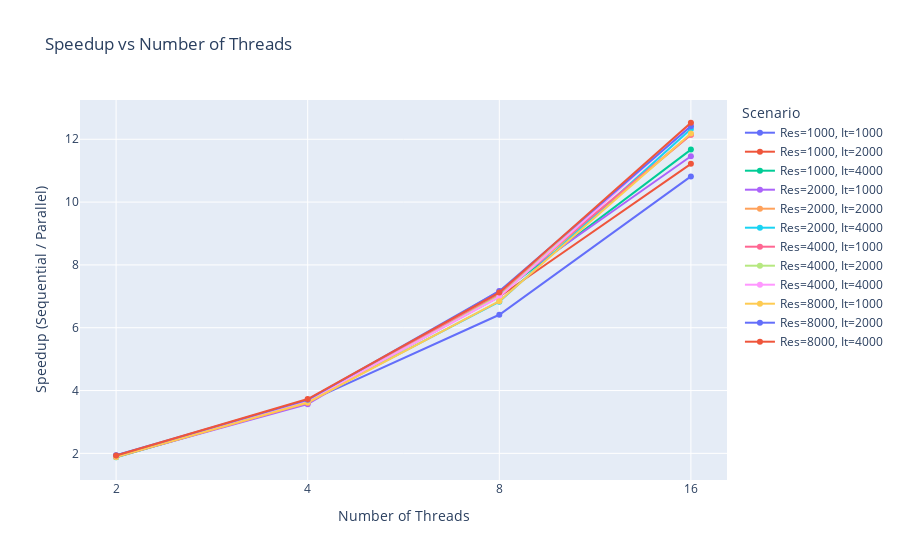

Here is the notebook cell this chart was saved with:
### Code cell
# 1. Reset the index to have 'Resolution' and 'Iterations' as columns
df_temp = combined_results.reset_index()
# 2. Identify speedup columns
speedup_cols = [col for col in list(df_temp.columns) if type(col) == str and 'threads (speedup)' in col]
# 3. Melt the DataFrame to long format for speedup data
df_melted = df_temp.melt(
    id_vars=['Resolution', 'Iterations'],
    value_vars=speedup_cols,
    var_name='Threads',
    value_name='Speedup'
)

# 4. Extract thread count from the 'Threads' column
df_melted['Thread Count'] = df_melted['Threads'].str.extract(r'(\d+)').astype(int)

# 5. Create a 'Scenario' column combining Resolution and Iterations
df_melted['Scenario'] = 'Res=' + df_melted['Resolution'].astype(str) + ', It=' + df_melted['Iterations'].astype(str)

# 6. Plot using Plotly Express
fig = px.line(
    df_melted,
    x='Thread Count',
    y='Speedup',
    color='Scenario',
    markers=True,
    title='Speedup vs Number of Threads',
    labels={
        'Thread Count': 'Number of Threads',
        'Speedup': 'Speedup (Sequential / Parallel)',
        'Scenario': 'Scenario (Resolution & Iterations)'
    }
)

# 7. Enhance the layout for better readability
fig.update_layout(
    xaxis=dict(
		type='category',  # Treat x-axis as categorical
        title='Number of Threads'),
    yaxis=dict(title='Speedup (Sequential / Parallel)'),
    legend_title_text='Scenario'
)

# 8. Display the plot
fig.show()

### Figure 1 — Plotly figure (JSON) as saved in the notebook; plotly's stock layout.template omitted (floating-point values rounded to 4 significant figures)
{"data": [{"hovertemplate": "Scenario (Resolution & Iterations)=Res=1000, It=1000<br>Number of Threads=%{x}<br>Speedup (Sequential / Parallel)=%{y}<extra></extra>", "legendgroup": "Res=1000, It=1000", "line": {"color": "#636efa", "dash": "solid"}, "marker": {"symbol": "circle"}, "mode": "lines+markers", "name": "Res=1000, It=1000", "orientation": "v", "showlegend": true, "type": "scatter", "x": [2, 4, 8, 16], "xaxis": "x", "y": [1.929, 3.648, 6.412, 10.82], "yaxis": "y"}, {"hovertemplate": "Scenario (Resolution & Iterations)=Res=1000, It=2000<br>Number of Threads=%{x}<br>Speedup (Sequential / Parallel)=%{y}<extra></extra>", "legendgroup": "Res=1000, It=2000", "line": {"color": "#EF553B", "dash": "solid"}, "marker": {"symbol": "circle"}, "mode": "lines+markers", "name": "Res=1000, It=2000", "orientation": "v", "showlegend": true, "type": "scatter", "x": [2, 4, 8, 16], "xaxis": "x", "y": [1.896, 3.687, 6.986, 11.22], "yaxis": "y"}, {"hovertemplate": "Scenario (Resolution & Iterations)=Res=1000, It=4000<br>Number of Threads=%{x}<br>Speedup (Sequential / Parallel)=%{y}<extra></extra>", "legendgroup": "Res=1000, It=4000", "line": {"color": "#00cc96", "dash": "solid"}, "marker": {"symbol": "circle"}, "mode": "lines+markers", "name": "Res=1000, It=4000", "orientation": "v", "showlegend": true, "type": "scatter", "x": [2, 4, 8, 16], "xaxis": "x", "y": [1.876, 3.628, 7.074, 11.67], "yaxis": "y"}, {"hovertemplate": "Scenario (Resolution & Iterations)=Res=2000, It=1000<br>Number of Threads=%{x}<br>Speedup (Sequential / Parallel)=%{y}<extra></extra>", "legendgroup": "Res=2000, It=1000", "line": {"color": "#ab63fa", "dash": "solid"}, "marker": {"symbol": "circle"}, "mode": "lines+markers", "name": "Res=2000, It=1000", "orientation": "v", "showlegend": true, "type": "scatter", "x": [2, 4, 8, 16], "xaxis": "x", "y": [1.891, 3.566, 7.171, 11.46], "yaxis": "y"}, {"hovertemplate": "Scenario (Resolution & Iterations)=Res=2000, It=2000<br>Number of Threads=%{x}<br>Speedup (Sequential / Parallel)=%{y}<extra></extra>", "legendgroup": "Res=2000, It=2000", "line": {"color": "#FFA15A", "dash": "solid"}, "marker": {"symbol": "circle"}, "mode": "lines+markers", "name": "Res=2000, It=2000", "orientation": "v", "showlegend": true, "type": "scatter", "x": [2, 4, 8, 16], "xaxis": "x", "y": [1.886, 3.612, 7.036, 12.14], "yaxis": "y"}, {"hovertemplate": "Scenario (Resolution & Iterations)=Res=2000, It=4000<br>Number of Threads=%{x}<br>Speedup (Sequential / Parallel)=%{y}<extra></extra>", "legendgroup": "Res=2000, It=4000", "line": {"color": "#19d3f3", "dash": "solid"}, "marker": {"symbol": "circle"}, "mode": "lines+markers", "name": "Res=2000, It=4000", "orientation": "v", "showlegend": true, "type": "scatter", "x": [2, 4, 8, 16], "xaxis": "x", "y": [1.903, 3.647, 6.83, 12.33], "yaxis": "y"}, {"hovertemplate": "Scenario (Resolution & Iterations)=Res=4000, It=1000<br>Number of Threads=%{x}<br>Speedup (Sequential / Parallel)=%{y}<extra></extra>", "legendgroup": "Res=4000, It=1000", "line": {"color": "#FF6692", "dash": "solid"}, "marker": {"symbol": "circle"}, "mode": "lines+markers", "name": "Res=4000, It=1000", "orientation": "v", "showlegend": true, "type": "scatter", "x": [2, 4, 8, 16], "xaxis": "x", "y": [1.914, 3.623, 7.111, 12.15], "yaxis": "y"}, {"hovertemplate": "Scenario (Resolution & Iterations)=Res=4000, It=2000<br>Number of Threads=%{x}<br>Speedup (Sequential / Parallel)=%{y}<extra></extra>", "legendgroup": "Res=4000, It=2000", "line": {"color": "#B6E880", "dash": "solid"}, "marker": {"symbol": "circle"}, "mode": "lines+markers", "name": "Res=4000, It=2000", "orientation": "v", "showlegend": true, "type": "scatter", "x": [2, 4, 8, 16], "xaxis": "x", "y": [1.908, 3.658, 7.004, 12.5], "yaxis": "y"}, {"hovertemplate": "Scenario (Resolution & Iterations)=Res=4000, It=4000<br>Number of Threads=%{x}<br>Speedup (Sequential / Parallel)=%{y}<extra></extra>", "legendgroup": "Res=4000, It=4000", "line": {"color": "#FF97FF", "dash": "solid"}, "marker": {"symbol": "circle"}, "mode": "lines+markers", "name": "Res=4000, It=4000", "orientation": "v", "showlegend": true, "type": "scatter", "x": [2, 4, 8, 16], "xaxis": "x", "y": [1.903, 3.663, 6.982, 12.46], "yaxis": "y"}, {"hovertemplate": "Scenario (Resolution & Iterations)=Res=8000, It=1000<br>Number of Threads=%{x}<br>Speedup (Sequential / Parallel)=%{y}<extra></extra>", "legendgroup": "Res=8000, It=1000", "line": {"color": "#FECB52", "dash": "solid"}, "marker": {"symbol": "circle"}, "mode": "lines+markers", "name": "Res=8000, It=1000", "orientation": "v", "showlegend": true, "type": "scatter", "x": [2, 4, 8, 16], "xaxis": "x", "y": [1.887, 3.619, 6.845, 12.18], "yaxis": "y"}, {"hovertemplate": "Scenario (Resolution & Iterations)=Res=8000, It=2000<br>Number of Threads=%{x}<br>Speedup (Sequential / Parallel)=%{y}<extra></extra>", "legendgroup": "Res=8000, It=2000", "line": {"color": "#636efa", "dash": "solid"}, "marker": {"symbol": "circle"}, "mode": "lines+markers", "name": "Res=8000, It=2000", "orientation": "v", "showlegend": true, "type": "scatter", "x": [2, 4, 8, 16], "xaxis": "x", "y": [1.94, 3.704, 7.165, 12.42], "yaxis": "y"}, {"hovertemplate": "Scenario (Resolution & Iterations)=Res=8000, It=4000<br>Number of Threads=%{x}<br>Speedup (Sequential / Parallel)=%{y}<extra></extra>", "legendgroup": "Res=8000, It=4000", "line": {"color": "#EF553B", "dash": "solid"}, "marker": {"symbol": "circle"}, "mode": "lines+markers", "name": "Res=8000, It=4000", "orientation": "v", "showlegend": true, "type": "scatter", "x": [2, 4, 8, 16], "xaxis": "x", "y": [1.931, 3.731, 7.124, 12.53], "yaxis": "y"}], "layout": {"legend": {"title": {"text": "Scenario"}, "tracegroupgap": 0}, "title": {"text": "Speedup vs Number of Threads"}, "xaxis": {"anchor": "y", "domain": [0, 1], "title": {"text": "Number of Threads"}, "type": "category"}, "yaxis": {"anchor": "x", "domain": [0, 1], "title": {"text": "Speedup (Sequential / Parallel)"}}}}
